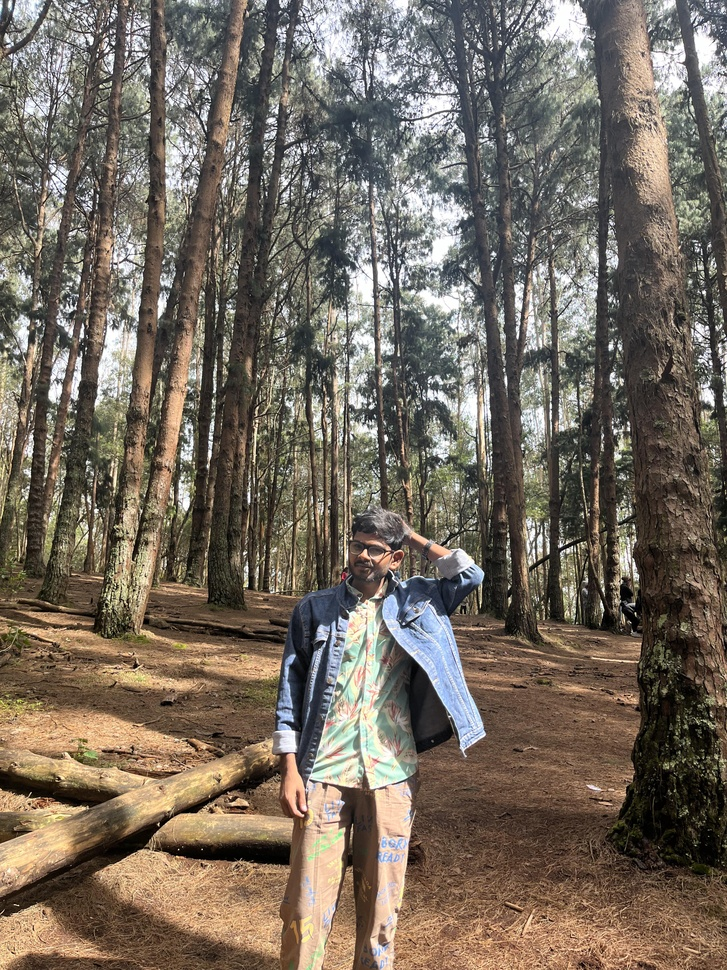
#> input picture Digital Image Processing/Interactive-website-to-create-bokeh-effect/uploads/Submit_image.jpg, 727 x 970 px, shrunk from 3024 x 4032 before the run, found by its file name
$ python -i bokeh.py   (imports and definitions only)
#> lines starting #> are read from the running program, lines starting #| are printed output that depends on the picture; after the words box and inside, x2 and y2 are one past the last pixel; in counts of white or black regions, pixels touching at a corner belong together
import cv2
import numpy as np
from matplotlib import pyplot as plt


def Bokeh_image():
    full_face = cv2.CascadeClassifier('face.xml')
    path=r"C:\Users\Dell\Downloads\Interactive-website-to-create-bokeh-effect\uploads\Submit_image.jpg"
    image = cv2.imread(path)
#> image is the input picture: shape (970, 727, 3); mean B, G, R 94.9, 106.7, 116.4
    gray = cv2.cvtColor(image, cv2.COLOR_BGR2GRAY)
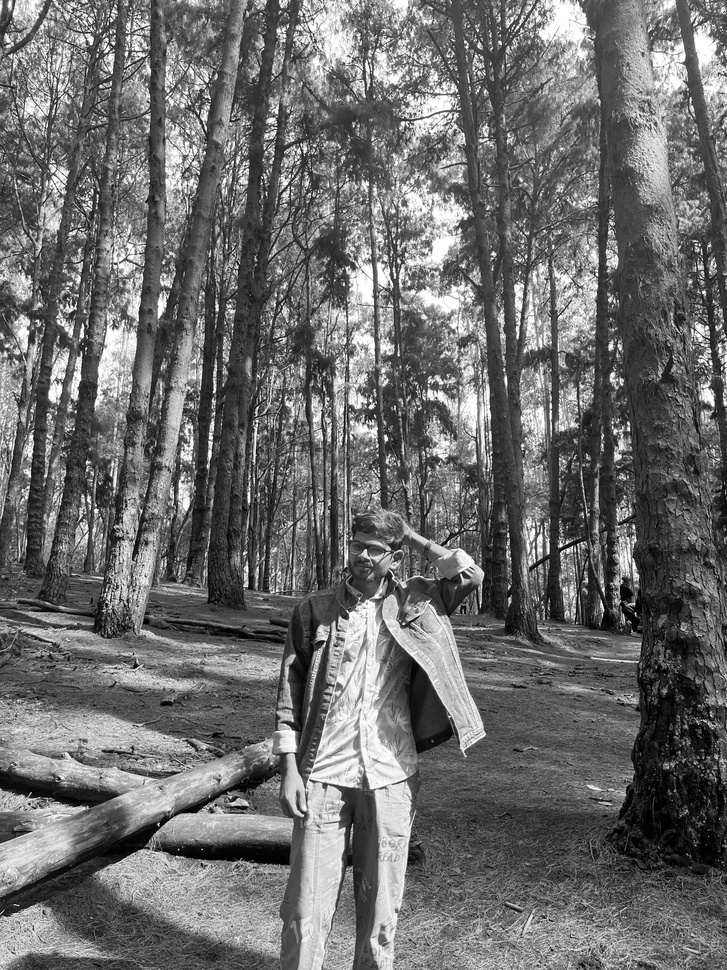
#> gray: shape (970, 727); min 0, max 255, mean 108.2
    full_face= full_face.detectMultiScale(gray, scaleFactor=1.1, minNeighbors=6)
#> full_face = [[339, 530, 52, 52]]
    connect=[]
    for (x, y, w, h) in full_face:
        center_x = x + (w // 2)
        center_y = y + (h // 2)
        radius = int(0.5 * ((w ** 2 + h ** 2) ** 0.5))*2
        # print(radius)
        # cv2.circle(image, (center_x, center_y), radius, (0,0,255), 2)
        connect.append([center_x,center_y,radius])
#> this loop made 1 pass
#> (x, y, w, h, center_x, center_y, radius) on pass 1: (339, 530, 52, 52, 365, 556, 72)
#> after the loop, connect = [[365, 556, 72]]

    mask = np.zeros(image.shape[:2], dtype="uint8")
    for para in connect:
        cv2.circle(mask, (para[0], para[1]),para[2], 255, -1)
#> this loop made 1 pass
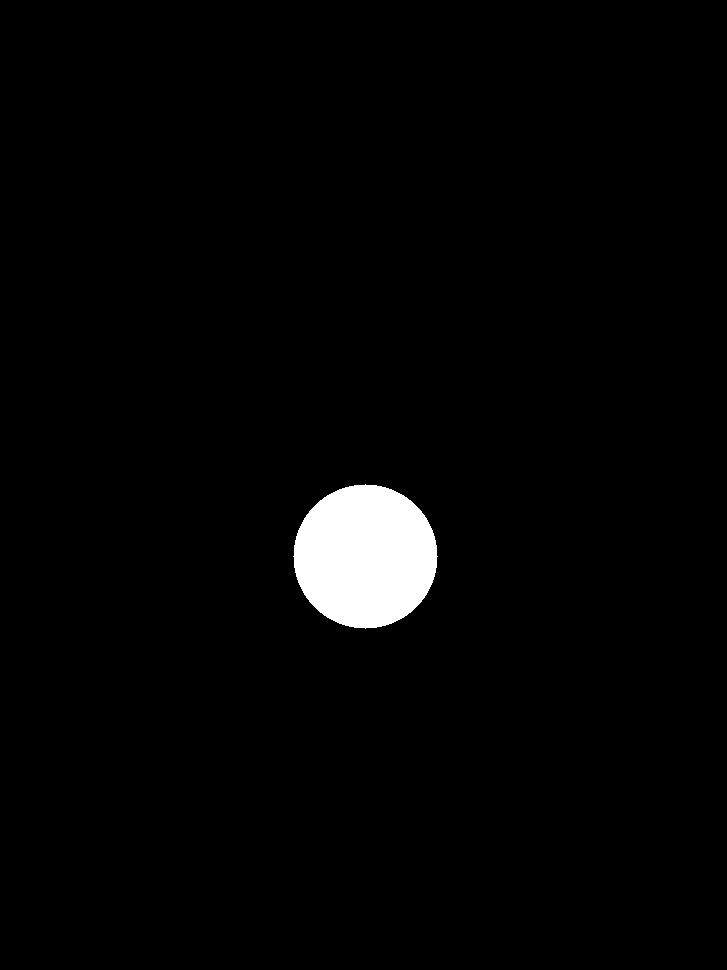
#> mask: shape (970, 727); 2.3% white; 1 white region, box (x1, y1, x2, y2) and area: (293, 484, 438, 629) 16241
    # plt.imshow(mask)
    blurred_region = cv2.GaussianBlur(image, (33, 33), sigmaX=10)
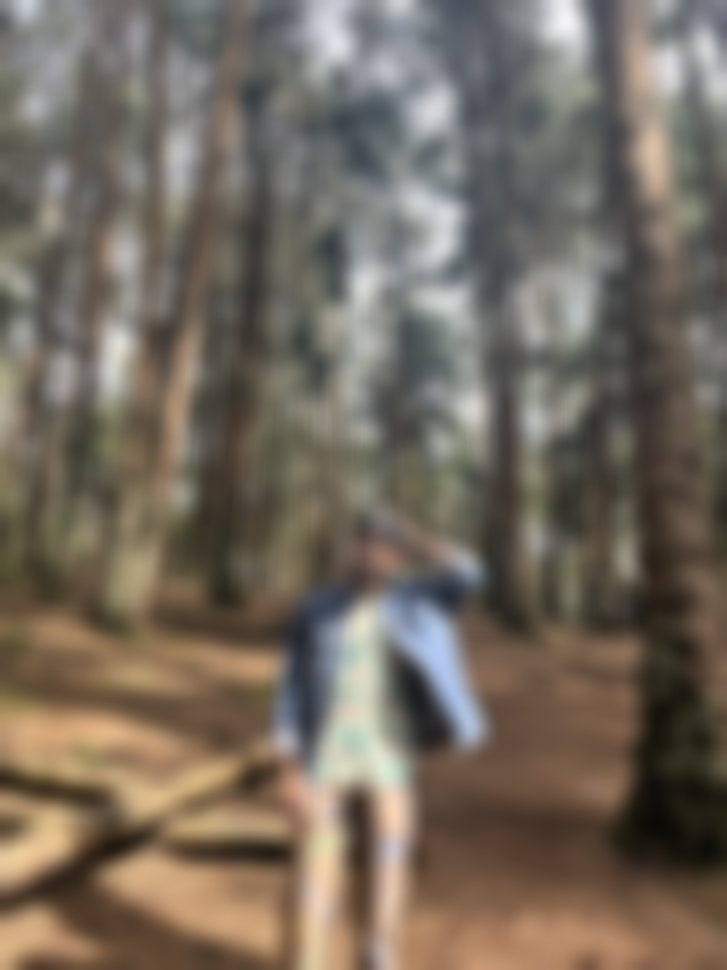
#> blurred_region: shape (970, 727, 3); mean B, G, R 94.9, 106.6, 116.4
    mask2=~mask
    blurred_img = cv2.bitwise_and(blurred_region, blurred_region, mask=mask2)
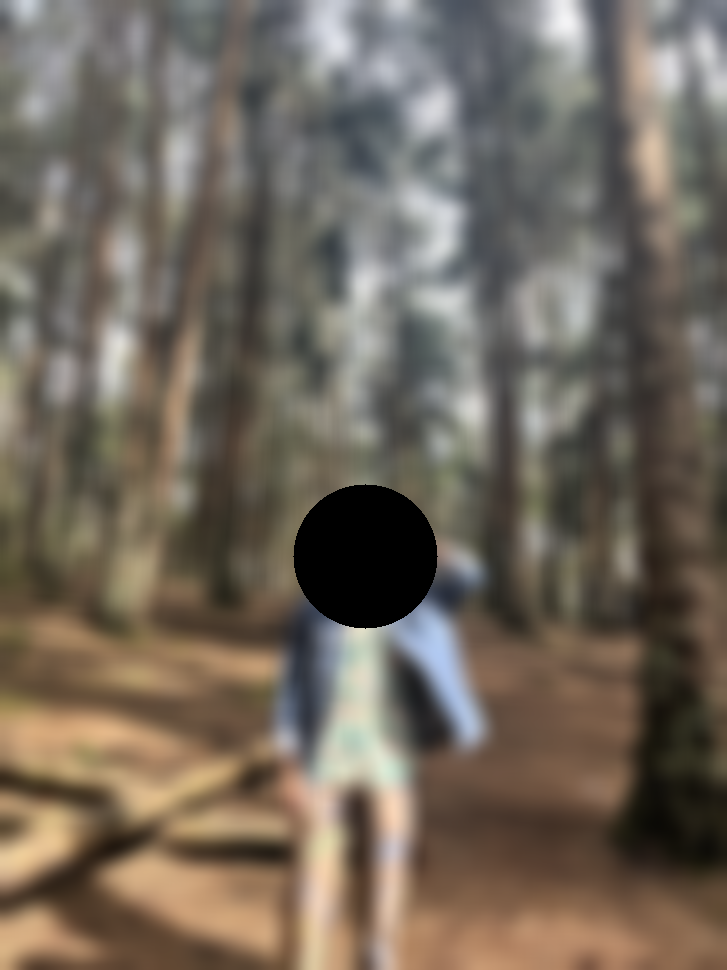
#> blurred_img: shape (970, 727, 3); mean B, G, R 92.7, 104.3, 113.9
    attach_img=cv2.bitwise_and(image,image,mask=mask)
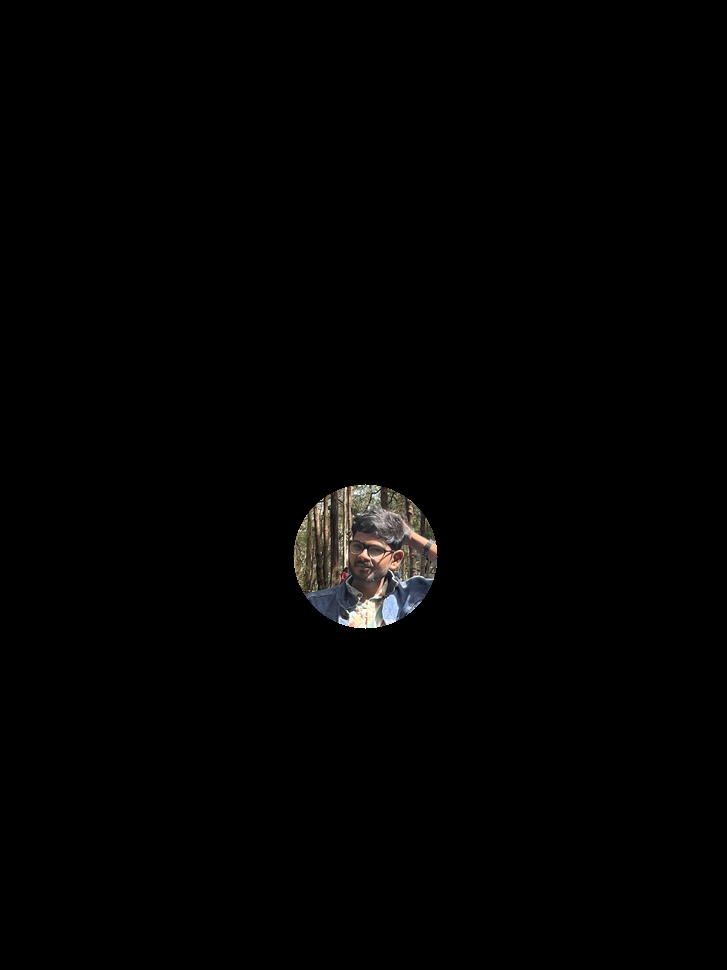
#> attach_img: shape (970, 727, 3); mean B, G, R 2.2, 2.3, 2.5
    result=blurred_img+attach_img
    output_filename = r'C:\Users\Dell\Downloads\Interactive-website-to-create-bokeh-effect\static\bokeh_image.jpg'
    cv2.imwrite(output_filename,result)
    return 'static/bokeh_image.jpg'


# [6 lines of commented-out code are left out]

>>> result = Bokeh_image()
